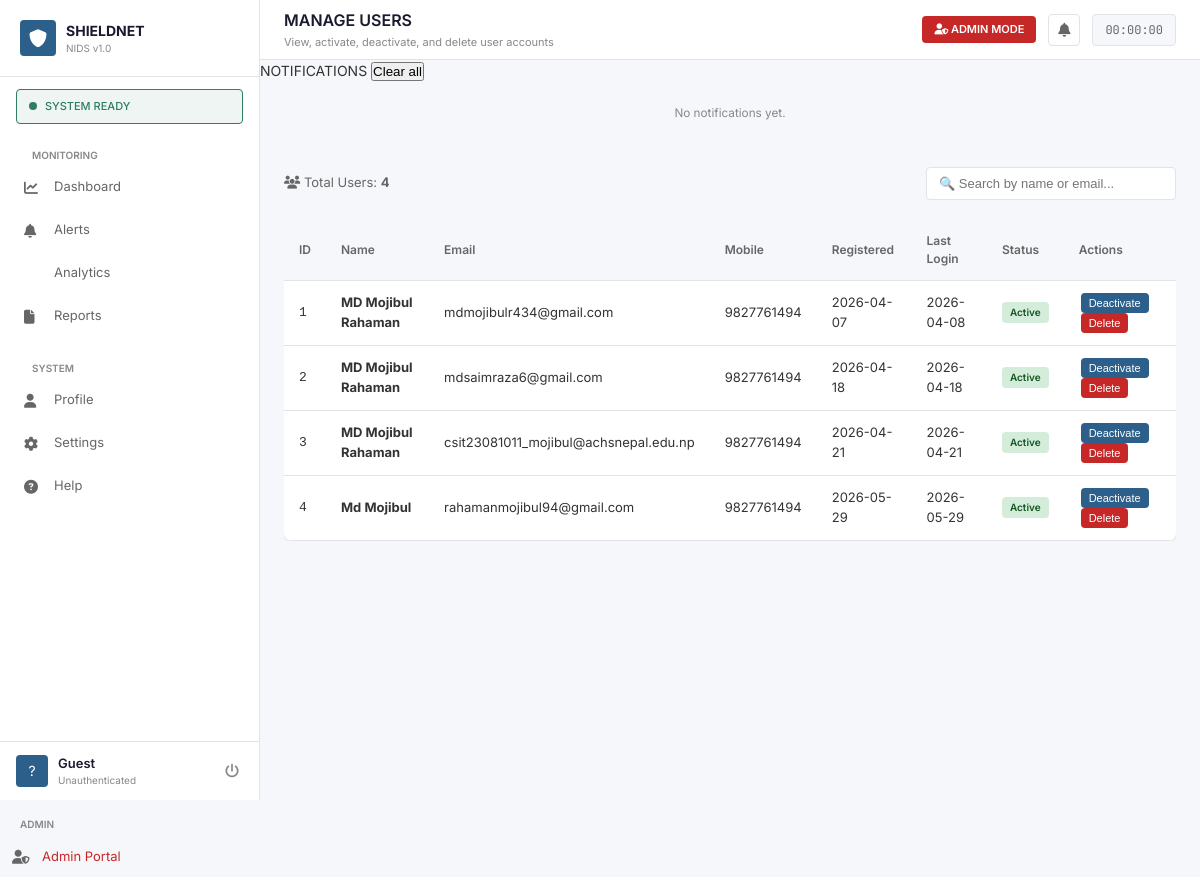
The page /admin-users (signed in) on the database its author committed.
### tables this page shows
CREATE TABLE users (
            id INTEGER PRIMARY KEY AUTOINCREMENT,
            name TEXT NOT NULL,
            email TEXT UNIQUE NOT NULL,
            mobile TEXT NOT NULL,
            password TEXT NOT NULL,
            created_at TIMESTAMP DEFAULT CURRENT_TIMESTAMP,
            last_login TIMESTAMP,
            is_active BOOLEAN DEFAULT 1
        );

### app.py (the view)
@app.route('/admin-users')
@admin_login_required
def admin_users():
    conn = sqlite3.connect('nids_database.db')
    cursor = conn.cursor()
    cursor.execute('SELECT id, name, email, mobile, created_at, last_login, is_active FROM users ORDER BY id')
    users = cursor.fetchall()
    conn.close()
    user_list = []
    for user in users:
        user_list.append({
            'id': user[0],
            'name': user[1],
            'email': user[2],
            'mobile': user[3],
            'created_at': user[4],
            'last_login': user[5],
            'is_active': user[6]
        })
    return render_template('admin_users.html',
                         users=user_list,
                         admin_name=session.get('admin_name'))

### app.py (called while the page is built)
def admin_login_required(f):
    @wraps(f)
    def decorated_function(*args, **kwargs):
        if 'admin_id' not in session:
            return redirect(url_for('admin_login_page'))
        return f(*args, **kwargs)
    return decorated_function

### frontend/templates/admin_users.html (shortened to what this page needs)
{% extends "base.html" %}
{% block page_title %}MANAGE USERS{% endblock %}
{% block page_sub %}View, activate, deactivate, and delete user accounts{% endblock %}
{% block extra_css %}
<link rel="stylesheet" href="{{ url_for('static', filename='css/admin.css') }}">
{% endblock %}
{% block topbar_actions %}
<span style="background: #c62828; color: white; padding: 5px 12px; border-radius: 4px; font-size: 11px; font-weight: 600;">
    <i class="fas fa-user-shield"></i> ADMIN MODE
</span>
{% endblock %}
{% block page_content %}
<div class="page-body">
    <div class="search-box">
        <div class="stats-info">
            <i class="fas fa-users"></i> Total Users: <strong id="user-count">{{ users|length }}</strong>
        </div>
        <input type="text" class="search-input" id="searchInput" placeholder="🔍 Search by name or email...">
    </div>
    <div style="overflow-x: auto;">
        <table class="users-table">
            <thead>
                <tr>
                    <th>ID</th>
                    <th>Name</th>
                    <th>Email</th>
                    <th>Mobile</th>
                    <th>Registered</th>
                    <th>Last Login</th>
                    <th>Status</th>
                    <th>Actions</th>
                </tr>
            </thead>
            <tbody id="usersTableBody">
                {% for user in users %}
                <tr data-name="{{ user.name.lower() }}" data-email="{{ user.email.lower() }}" data-user-id="{{ user.id }}" data-user-name="{{ user.name }}" data-user-status="{{ user.is_active }}">
                    <td style="font-family: monospace;">{{ user.id }}</td>
                    <td><strong>{{ user.name }}</strong></td>
                    <td>{{ user.email }}</td>
                    <td>{{ user.mobile }}</td>
                    <td>{{ user.created_at[:10] if user.created_at else 'N/A' }}</td>
                    <td>{{ user.last_login[:10] if user.last_login else 'Never' }}</td>
                    <td>
                        <span class="status-badge status-{{ 'active' if user.is_active == 1 else 'inactive' }}">
                            {{ 'Active' if user.is_active == 1 else 'Inactive' }}
                        </span>
                    </td>
                    <td>
                        <button class="action-btn btn-toggle" data-user-id="{{ user.id }}" data-user-status="{{ user.is_active }}">
                            {{ 'Deactivate' if user.is_active == 1 else 'Activate' }}
                        </button>
                        <button class="action-btn btn-delete" data-user-id="{{ user.id }}" data-user-name="{{ user.name }}">
                            Delete
                        </button>
                    </td>
                </tr>
                {% endfor %}
            </tbody>
        </table>
    </div>
</div>
{% endblock %}

### frontend/templates/base.html (shortened to what this page needs)
<!DOCTYPE html>
<html lang="en">
<head>
  <link rel="stylesheet" href="https://cdnjs.cloudflare.com/ajax/libs/font-awesome/6.4.0/css/all.min.css">
  <link rel="stylesheet" href="{{ url_for('static', filename='css/components.css') }}">
  {% block extra_css %}{% endblock %}
</head>
<body>
<div class="app-shell">
  <aside class="sidebar">
    <div class="sb-brand">
      <div class="sb-logo-row">
        <div class="sb-logo-icon"><i class="fas fa-shield"></i></div>
        <div>
          <div class="sb-logo-name">SHIELDNET</div>
          <div class="sb-logo-ver">NIDS v1.0</div>
        </div>
      </div>
    </div>
    <div class="sb-status">
      <div class="sb-status-dot" id="sb-status-dot"></div>
      <span class="sb-status-text" id="sb-status-text">SYSTEM READY</span>
    </div>
    <nav class="sb-nav">
      <div class="sb-section">MONITORING</div>
      <a href="{{ url_for('dashboard') }}"
         class="nav-item {% if active_page == 'dashboard' %}active{% endif %}">
        <span class="nav-icon"><i class="fas fa-chart-line"></i></span> Dashboard
      </a>
      <a href="{{ url_for('alerts') }}"
         class="nav-item {% if active_page == 'alerts' %}active{% endif %}">
        <span class="nav-icon"><i class="fas fa-bell"></i></span> Alerts
      </a>
      <a href="{{ url_for('historical') }}"
         class="nav-item {% if active_page == 'historical' %}active{% endif %}">
        <span class="nav-icon"></span> Analytics
      </a>
      <a href="{{ url_for('reports') }}"
         class="nav-item {% if active_page == 'reports' %}active{% endif %}">
        <span class="nav-icon"><i class="fas fa-file"></i></span> Reports
      </a>
      <div class="sb-section" style="margin-top:12px;">SYSTEM</div>
      <a href="{{ url_for('profile') }}"
         class="nav-item {% if active_page == 'profile' %}active{% endif %}">
        <span class="nav-icon"><i class="fas fa-user"></i></span> Profile
      </a>
      <a href="{{ url_for('settings') }}"
         class="nav-item {% if active_page == 'settings' %}active{% endif %}">
        <span class="nav-icon"><i class="fas fa-cog"></i></span> Settings
      </a>
      <a href="javascript:void(0)" class="nav-item" onclick="showHelp()">
        <span class="nav-icon"><i class="fas fa-question-circle"></i></span> Help
      </a>
    </nav>
    <div class="sb-user">
      <div class="sb-avatar">
        {{ user_name[0].upper() if user_name else '?' }}
      </div>
      <div class="sb-user-info">
        <div class="sb-user-name">
          {{ user_name if user_name else 'Guest' }}
        </div>
        <div class="sb-user-role">
          {% if user_name %}
            Active User
          {% else %}
            Unauthenticated
          {% endif %}
        </div>
      </div>
      <a href="{{ url_for('logout_page') }}" class="sb-logout" title="Sign out" onclick="return confirm('Are you sure you want to logout?');"><i class="fas fa-power-off"></i></a>
    </div>
  </aside>
  <div class="main-area">
    <header class="topbar">
      <div class="topbar-left">
        <div class="topbar-page">{% block page_title %}{% endblock %}</div>
        <div class="topbar-sub">{% block page_sub %}{% endblock %}</div>
      </div>
      <div class="topbar-right">
        {% block topbar_actions %}{% endblock %}
        <button class="icon-btn" id="notif-btn" onclick="NIDS.toggleNotif()" title="Notifications">
          <i class="fas fa-bell"></i>
        </button>
        <div class="clock-chip" id="topbar-clock">00:00:00</div>
      </div>
    </header>
    <div class="notif-panel" id="notif-panel">
      <div class="notif-head">
        NOTIFICATIONS
        <button class="notif-clear-btn" onclick="NIDS.clearNotifs()">Clear all</button>
      </div>
      <div id="notif-list">
        <div style="padding:24px;text-align:center;font-size:.84rem;color:var(--t-4);">
          No notifications yet.
        </div>
      </div>
    </div>
    {% block page_content %}{% endblock %}
  </div>
</div>
<div class="sb-section" style="margin-top: 5px;">ADMIN</div>
<a href="/admin-dashboard" class="nav-item">
    <span class="nav-icon"><i class="fas fa-user-shield"></i></span>
    <span style="color: #c62828;">Admin Portal</span>
</a>
</body>
</html>

### frontend/static/css/components.css (style rules this page uses)
:root { --c-bg: #f5f7fa; --c-surface: #ffffff; --c-card: #ffffff; --c-card-alt: #f8f9fa; --c-overlay: rgba(0,0,0,0.5); --c-border: #e0e4e8; --c-border-md: #d0d5da; --c-border-lg: #c0c5ca; --c-primary: #2c5f8a; --c-primary-dim: rgba(44,95,138,0.08); --c-success: #2e7d64; --c-success-dim: rgba(46,125,100,0.08); --c-danger: #c62828; --c-danger-dim: rgba(198,40,40,0.08); --c-warning: #e67e22; --c-warning-dim: rgba(230,126,34,0.08); --c-info: #2980b9; --c-info-dim: rgba(41,128,185,0.08); --t-1: #1a1a2e; --t-2: #333333; --t-3: #666666; --t-4: #888888; --f-display: 'Inter', sans-serif; --f-body: 'Inter', sans-serif; --f-mono: 'JetBrains Mono', monospace; --r-sm: 4px; --r-md: 6px; --r-lg: 8px; --r-xl: 12px; --sidebar-w: 260px; --topbar-h: 60px; }
*, *::before, *::after { margin: 0; padding: 0; box-sizing: border-box; }
html, body { height: 100%; font-family: var(--f-body); font-size: 14px; line-height: 1.5; background: var(--c-bg); color: var(--t-2); }
a { color: var(--c-primary); text-decoration: none; }
.app-shell { display: flex; height: 100vh; position: relative; }
.sidebar { width: var(--sidebar-w); flex-shrink: 0; background: var(--c-surface); border-right: 1px solid var(--c-border); display: flex; flex-direction: column; overflow: hidden; }
.sb-brand { padding: 20px; border-bottom: 1px solid var(--c-border); }
.sb-logo-row { display: flex; align-items: center; gap: 10px; }
.sb-logo-icon { width: 36px; height: 36px; background: var(--c-primary); border-radius: var(--r-sm); display: flex; align-items: center; justify-content: center; font-size: 18px; color: white; flex-shrink: 0; }
.sb-logo-name { font-family: var(--f-display); font-size: 14px; font-weight: 700; color: var(--t-1); }
.sb-logo-ver { font-size: 10px; color: var(--t-4); }
.sb-status { margin: 12px 16px; padding: 8px 12px; border-radius: var(--r-sm); background: var(--c-success-dim); border: 1px solid var(--c-success); display: flex; align-items: center; gap: 8px; }
.sb-status-dot { width: 8px; height: 8px; border-radius: 50%; background: var(--c-success); flex-shrink: 0; }
.sb-status-text { font-size: 11px; font-weight: 500; color: var(--c-success); }
.sb-section { padding: 12px 20px 4px; font-size: 10px; font-weight: 600; color: var(--t-4); text-transform: uppercase; }
.sb-nav { flex: 1; overflow-y: auto; padding: 0 12px 12px; }
.nav-item { display: flex; align-items: center; gap: 10px; padding: 10px 12px; border-radius: var(--r-sm); text-decoration: none; color: var(--t-3); font-size: 13px; margin-bottom: 2px; }
.nav-icon { font-size: 14px; flex-shrink: 0; width: 20px; }
.sb-user { padding: 12px 16px; border-top: 1px solid var(--c-border); display: flex; align-items: center; gap: 10px; }
.sb-avatar { width: 32px; height: 32px; border-radius: var(--r-sm); background: var(--c-primary); display: flex; align-items: center; justify-content: center; font-size: 14px; flex-shrink: 0; color: white; }
.sb-user-info { flex: 1; min-width: 0; }
.sb-user-name { font-size: 13px; font-weight: 600; color: var(--t-1); }
.sb-user-role { font-size: 10px; color: var(--t-4); }
.sb-logout { background: none; border: none; cursor: pointer; font-size: 14px; color: var(--t-4); padding: 4px; }
.main-area { flex: 1; display: flex; flex-direction: column; overflow: hidden; }
.topbar { height: var(--topbar-h); padding: 0 24px; background: var(--c-surface); border-bottom: 1px solid var(--c-border); display: flex; align-items: center; justify-content: space-between; flex-shrink: 0; }
.topbar-page { font-family: var(--f-display); font-size: 16px; font-weight: 600; color: var(--t-1); }
.topbar-sub { font-size: 11px; color: var(--t-4); margin-top: 2px; }
.topbar-right { display: flex; align-items: center; gap: 12px; }
.clock-chip { font-family: var(--f-mono); font-size: 12px; padding: 6px 12px; background: var(--c-bg); border: 1px solid var(--c-border); border-radius: var(--r-sm); color: var(--t-3); }
.icon-btn { width: 32px; height: 32px; border-radius: var(--r-sm); background: transparent; border: 1px solid var(--c-border); display: flex; align-items: center; justify-content: center; cursor: pointer; font-size: 14px; color: var(--t-3); }
.page-body { flex: 1; overflow-y: auto; padding: 20px 24px; }

### rows shown on the page
users: id "1", name "MD Mojibul Rahaman", email "mdmojibulr434@gmail.com", mobile "9827761494", created_at "2026-04-07", last_login "2026-04-08", is_active "Active", is_active "Deactivate"
users: id "2", name "MD Mojibul Rahaman", email "mdsaimraza6@gmail.com", mobile "9827761494", created_at "2026-04-18", last_login "2026-04-18", is_active "Active", is_active "Deactivate"
users: id "3", name "MD Mojibul Rahaman", email "csit23081011_mojibul@achsnepal.edu.np", mobile "9827761494", created_at "2026-04-21", last_login "2026-04-21", is_active "Active", is_active "Deactivate"
users: id "4", name "Md Mojibul", email "rahamanmojibul94@gmail.com", mobile "9827761494", created_at "2026-05-29", last_login "2026-05-29", is_active "Active", is_active "Deactivate"

### other values the page prints
{{ user_name[0].upper() if user_name else '?' }} "?"
{{ user_name if user_name else 'Guest' }} "Guest"
{{ users|length }} "4"
